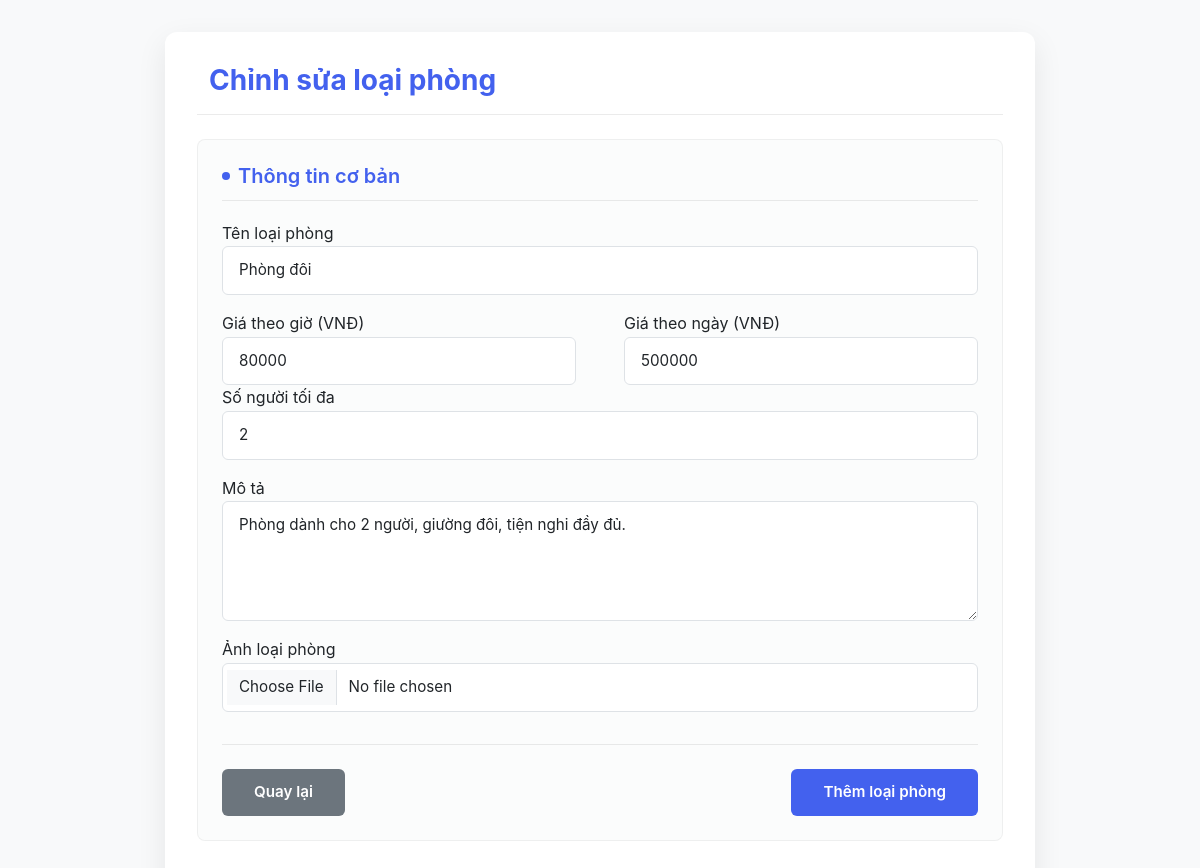
The app's page /edit_type.php?id=2 with its own data.
### tables this page shows
CREATE TABLE room_types (
    id INT AUTO_INCREMENT PRIMARY KEY,
    typename VARCHAR(50),
    description VARCHAR(200),
    price_per_hour INT,
	price_per_day INT,
    max_amounts INT,
    rating INT CHECK (rating BETWEEN 1 AND 5),
	image VARCHAR(255)
);

### edit_type.php (the view, shortened to what this page needs)
<?php
include('config/db.php');
$room_type_id = $_GET['id'];
$stmt = $conn->prepare("SELECT * FROM room_types WHERE id = ?");
$stmt->bind_param("i", $room_type_id);
$stmt->execute();
$room_type_result = $stmt->get_result();
$room_type = $room_type_result->fetch_assoc();
$typename = $room_type['typename'];
$price_per_hour = $room_type['price_per_hour'];
$price_per_day = $room_type['price_per_day'];
$max_amounts = $room_type['max_amounts'];
$description = $room_type['description'];
?>
<!DOCTYPE html>
<html lang="en">
<head>
    <link rel="stylesheet" href="assets/css/bootstrap.min.css">
    <link rel="stylesheet" href="assets/css/product_add_edit.css">
</head>
<body>
    <div class="container">
        <div class="product-form-container">
            <div class="form-header">
                <h2><i class="fas fa-box-open mr-2"></i>Chỉnh sửa loại phòng</h2>
            </div>
            <form method="POST" enctype="multipart/form-data" id="productForm">
                <div class="form-section">
                    <h3 class="form-section-title">Thông tin cơ bản</h3>
                    <div class="form-group mb-3">
                        <label for="typename">Tên loại phòng</label>
                        <input type="text" class="form-control" id="typename" name="typename" value="<?= htmlspecialchars($typename ?? '') ?>" required>
                    </div>
                    <div class="form-row">
                        <div class="form-col">
                            <label for="price_per_hour">Giá theo giờ (VNĐ)</label>
                            <input type="number" class="form-control" id="price_per_hour" name="price_per_hour" value="<?= htmlspecialchars($price_per_hour ?? '') ?>" required>
                        </div>
                        <div class="form-col">
                            <label for="price_per_day">Giá theo ngày (VNĐ)</label>
                            <input type="number" class="form-control" id="price_per_day" name="price_per_day" value="<?= htmlspecialchars($price_per_day ?? '') ?>" required>
                        </div>
                    </div>
                    <div class="form-group mb-3">
                        <label for="max_amounts">Số người tối đa</label>
                        <input type="number" class="form-control" id="max_amounts" name="max_amounts" value="<?= htmlspecialchars($max_amounts ?? '') ?>" required>
                    </div>
                    <div class="form-group mb-3">
                        <label for="description">Mô tả</label>
                        <textarea class="form-control" id="description" name="description" rows="4"><?= htmlspecialchars($description ?? '') ?></textarea>
                    </div>
                    <div class="form-group mb-3">
                        <label for="image">Ảnh loại phòng</label>
                        <input type="file" class="form-control" id="image" name="image" accept="image/*">
                    </div>
                    <div class="action-buttons">
                        <a href="admin.php?tab=room_types" class="btn btn-secondary">Quay lại</a>
                        <button type="submit" class="btn btn-primary">Thêm loại phòng</button>
                    </div>
            </form>
        </div>
    </div>
</body>
</html>

### assets/css/product_add_edit.css (style rules this page uses)
:root { --primary-color: #4361ee; --primary-light: #4895ef; --secondary-color: #7209b7; --success-color: #4cc9f0; --info-color: #3a86ff; --warning-color: #f8961e; --danger-color: #f72585; --light-color: #f8f9fa; --dark-color: #212529; --gray-color: #6c757d; --border-color: #dee2e6; }
body { background-color: #f8f9fa; font-family: 'Poppins', -apple-system, BlinkMacSystemFont, 'Segoe UI', Roboto, 'Helvetica Neue', Arial, sans-serif; padding: 2rem 0; display: flex; justify-content: center; align-items: center; min-height: 100vh; margin: 0; color: var(--dark-color); line-height: 1.6; }
.container { width: 100%; max-width: 900px; padding: 0 15px; }
.product-form-container { background: white; border-radius: 12px; box-shadow: 0 10px 30px rgba(0, 0, 0, 0.08); padding: 2rem; margin-bottom: 2rem; transition: transform 0.3s ease, box-shadow 0.3s ease; }
.form-header { border-bottom: 1px solid rgba(0, 0, 0, 0.08); margin-bottom: 1.5rem; padding-bottom: 1rem; position: relative; }
.form-header h2 { color: var(--primary-color); font-weight: 700; margin-bottom: 0; font-size: 1.75rem; display: flex; align-items: center; gap: 0.75rem; }
.form-section { margin-bottom: 2rem; padding: 1.5rem; background: rgba(248, 249, 250, 0.5); border-radius: 8px; border: 1px solid rgba(0, 0, 0, 0.05); }
.form-section-title { color: var(--primary-color); font-size: 1.25rem; font-weight: 600; margin-bottom: 1.25rem; padding-bottom: 0.75rem; border-bottom: 1px solid rgba(0, 0, 0, 0.08); display: flex; align-items: center; gap: 0.5rem; }
.form-section-title::before { content: ""; display: inline-block; width: 8px; height: 8px; background: var(--primary-color); border-radius: 50%; }
.form-control, .custom-file-input { border-radius: 6px; font-size: 0.95rem; padding: 0.75rem 1rem; border: 1px solid var(--border-color); transition: all 0.3s ease; background-color: white; }
.action-buttons { display: flex; justify-content: space-between; margin-top: 2rem; padding-top: 1.5rem; border-top: 1px solid rgba(0, 0, 0, 0.08); }
.btn { padding: 0.75rem 2rem; font-weight: 600; border-radius: 6px; transition: all 0.3s ease; display: inline-flex; align-items: center; justify-content: center; gap: 0.5rem; font-size: 0.95rem; border: none; cursor: pointer; }
.btn-primary { background-color: var(--primary-color); color: white; }
.btn-secondary { background-color: var(--gray-color); color: white; }
.form-row { display: flex; flex-wrap: wrap; gap: 1.5rem; margin: 0 -0.75rem; }
.form-col { flex: 1; min-width: 0; padding: 0 0.75rem; }
textarea.form-control { min-height: 120px; resize: vertical; }
.form-section { animation: fadeIn 0.4s ease forwards; }
.form-section:nth-child(1) { animation-delay: 0.1s; }

### records on screen
room_types: typename "Phòng đôi", price_per_hour "80000", price_per_day "500000", max_amounts "2", description "Phòng dành cho 2 người, giường đôi, tiện nghi đầy đủ."
